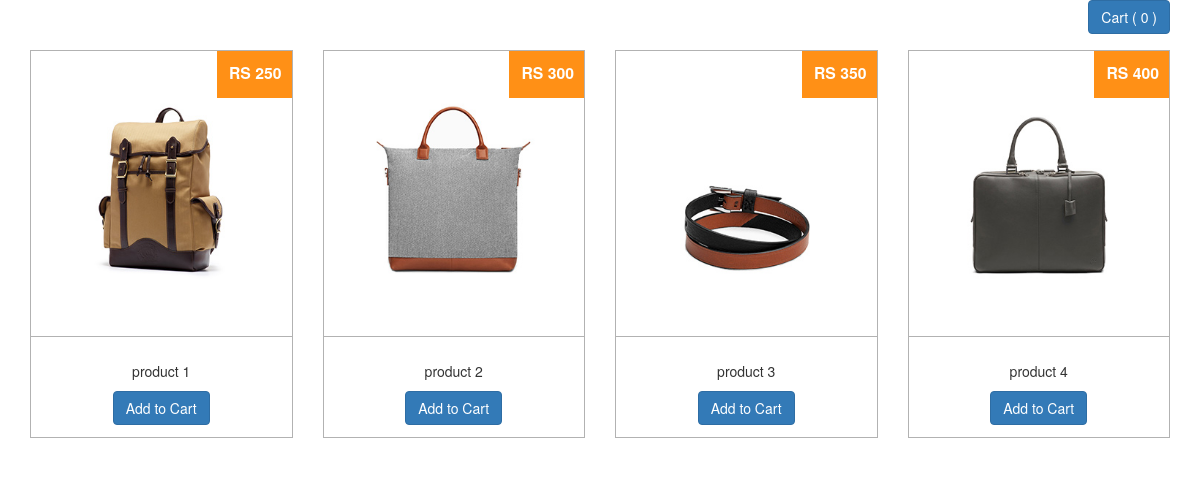
The page / on the database its author committed.
### tables this page shows
CREATE TABLE `products` (
  `id` int(11) NOT NULL,
  `name` varchar(250) DEFAULT NULL,
  `price` varchar(250) DEFAULT NULL,
  `image` varchar(250) DEFAULT NULL,
  `status` tinyint(1) NOT NULL DEFAULT '1'
);

### application/controllers/Welcome.php (called while the page is built, shortened)
<?php
class Welcome extends CI_Controller {
	public function __construct()
	{
	$this->load->library('cart');
	$this->load->model('cart_model');
	}
	public function index()
	{
		$data['products'] = $this->cart_model->get_all();
		$this->load->view('welcome_message',$data);
	}
	}

### index.php (called while the page is built, shortened)
<?php
require_once BASEPATH.'core/CodeIgniter.php';

### application/models/Cart_model.php (called while the page is built, shortened)
<?php
class Cart_model extends CI_Model
{
    public function get_all(){
        $query=$this->db->query("SELECT p.*
                                 FROM products p
                                 ORDER BY p.id ASC");
        return $query->result_array();
    }
}

### application/views/welcome_message.php (the view, shortened to what this page needs)
<!DOCTYPE html>
<html lang="en">
<head>
<link href="//maxcdn.bootstrapcdn.com/bootstrap/3.3.7/css/bootstrap.min.css" rel="stylesheet" id="bootstrap-css">
</head>
<body>
<div class="container">
<button class="btn btn-primary pull-right" data-toggle="modal" data-target="#exampleModal" onclick="javascript:opencart()" >
	<span>
	  Cart ( <span class="cartcount"><?php echo count($this->cart->contents());  ?></span> )
	</span>
</button>
</div>
<div class="container catalog-grid">
	<div class="row">
            <?php
            if(isset($products) && is_array($products) && count($products)){
            foreach ($products as $key => $data) {
            ?>
          	<div class="col-lg-3 col-md-4 col-sm-6">
            	<div class="tile">
              	<div class="price-label price<?php echo $data['id'] ?>" rel="<?php echo $data['price'] ?>">RS <?php echo $data['price'] ?></div>
                  <img class="image<?php echo $data['id'] ?>" rel="<?php echo $data['image'] ?>" src="<?php echo base_url(); ?>/images/<?php echo $data['image'] ?>" alt="<?php echo $data['id'] ?>">
                <div class="footer">
                  <p class="name<?php echo $data['id'] ?>" rel="<?php echo $data['id'] ?>"><?php echo $data['name'] ?></p>
                  <button class="btn btn-primary" onclick="javascript:addtocart(<?php echo $data['id'] ?>)">Add to Cart</button>
                </div>
              </div>
            </div>
            <?php
	              } }
              ?>
    </div>
</div>
</body>
</html>

### application/views/welcome_message.php (style rules this page uses)
.catalog-grid .tile { width: 100%; max-width: 356px; position: relative; border: 1px solid #b2b2b2; -webkit-border-radius: 0px; -moz-border-radius: 0px; border-radius: 0px; margin: 16px auto 24px auto; text-align: left; }
.catalog-grid .tile .price-label { background: #c7b07b; }
.catalog-grid .tile .price-label { position: absolute; padding: 11px 10px 11px 12px; height: 47px; background: #ff9016; top: 0; right: 0; z-index: 12; font-size: 1.125em; color: #fff; font-weight: 900; }
.catalog-grid .tile .footer { border-top: 1px solid #b2b2b2; padding: 24px 12px 12px 12px; background: #fff; position: relative; text-align: center; -webkit-border-radius: 0 0 0px 0px; -moz-border-radius: 0 0 0px 0px; border-radius: 0 0 0px 0px; }
.catalog-grid .tile img { display: block; margin: auto; -webkit-border-radius: 0px 0px 0 0; -moz-border-radius: 0px 0px 0 0; border-radius: 0px 0px 0 0; }
img { display: block; max-width: 100%; height: auto; vertical-align: middle; }

### rows shown on the page
products: price "250", image (picture), name "product 1"
products: price "300", image (picture), name "product 2"
products: price "350", image (picture), name "product 3"
products: price "400", image (picture), name "product 4"

### other values the page prints
count($this->cart->contents()) "0"
